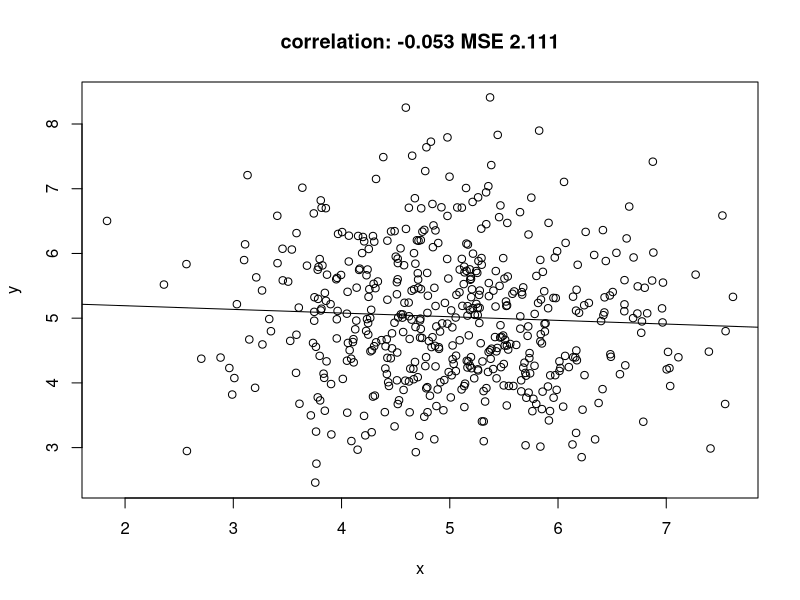
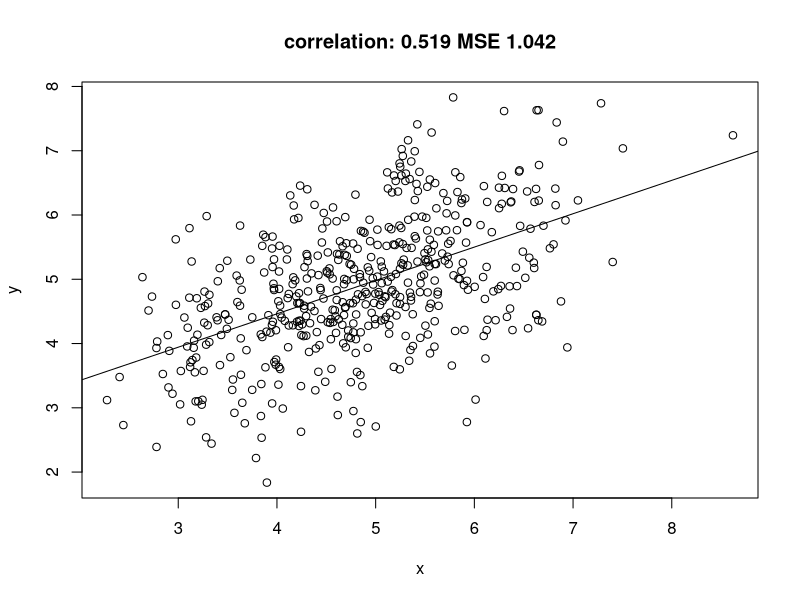
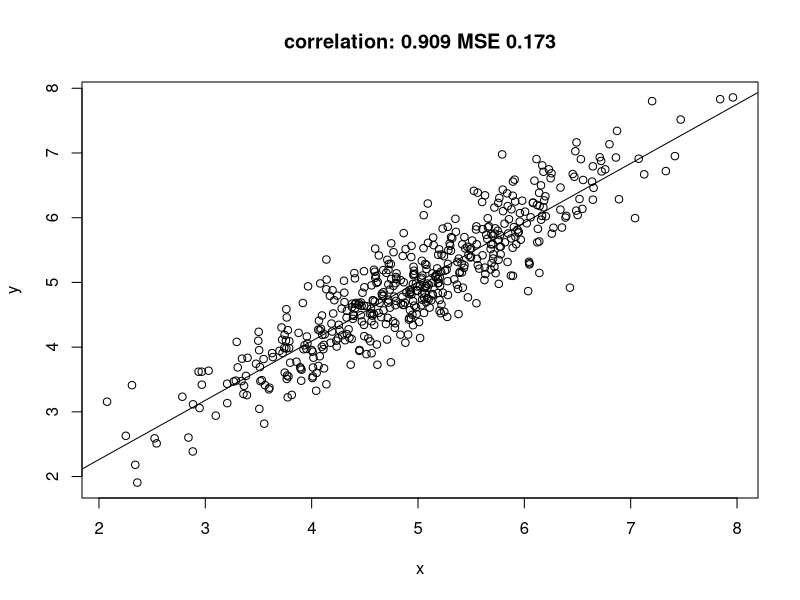
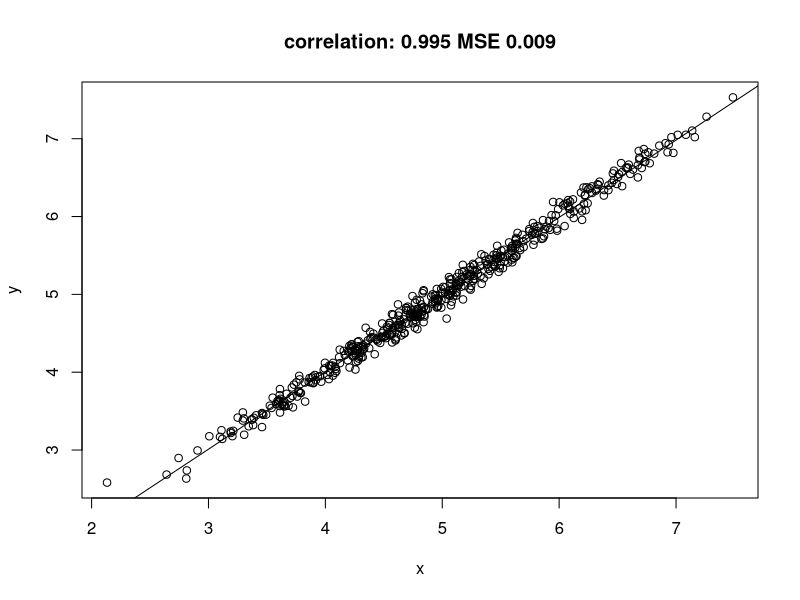

Recreate these plots in R, in order.
## ---- chunk 1
library(mvtnorm)
r = 0.0
Sigma = cbind(c(1, r), c(r, 1))
out = rmvnorm(500, c(5,5), Sigma)
x = out[,1]
y = out[,2]
plot(x, y)
model = lm(y~x)
summary(model)
lines(abline(model))
mse = round(mean((x-y)^2), digits=3)
title(paste("correlation:", round(cor(x,y),digits=3), "MSE", mse))

r = .5
Sigma = cbind(c(1, r), c(r, 1))
out = rmvnorm(500, c(5,5), Sigma)
x = out[,1]
y = out[,2]
plot(x, y)
model = lm(y~x)
summary(model)
lines(abline(model))
mse = round(mean((x-y)^2), digits=3)
title(paste("correlation:", round(cor(x,y),digits=3), "MSE", mse))

r = .9
Sigma = cbind(c(1, r), c(r, 1))
out = rmvnorm(500, c(5,5), Sigma)
x = out[,1]
y = out[,2]
plot(x, y)
model = lm(y~x)
summary(model)
lines(abline(model))
mse = round(mean((x-y)^2), digits=3)
title(paste("correlation:", round(cor(x,y),digits=3), "MSE", mse))

r = .95
Sigma = cbind(c(1, r), c(r, 1))
out = rmvnorm(500, c(5,5), Sigma)
x = out[,1]
y = out[,2]
y = x + 0.1 * rnorm(500)
plot(x, y)
model = lm(y~x)
summary(model)
lines(abline(model))
mse = round(mean((x-y)^2), digits=3)
title(paste("correlation:", round(cor(x,y),digits=3), "MSE", mse))
## ---- chunk 2
library(sp)
cov = function(h) exp(-h)

sk = function(data, newdata, mu, cov) {
	library(sp) # spDists
	V = cov(spDists(data))
	v = cov(spDists(data, newdata))
	mu + t(v) %*% solve(V, data[[1]] - mu)
}

# prediction location at (0,0):
newdata = SpatialPoints(cbind(0,0))

# observation location at (1,1), with attribute value (y) 3:
pts = SpatialPoints(cbind(1,1))
data = SpatialPointsDataFrame(pts, data.frame(z = 3))

sk(data, newdata, 0, cov) # mu = 0
